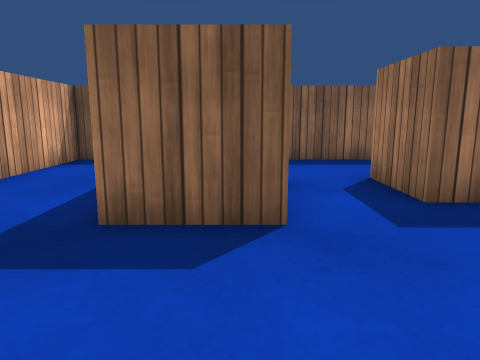
view 1 (above)

16 first-person views from a walk through a scene from a Unity 3-D project. The camera is 0.55 m above the floor, tilts 10° down and sees 70° across. The floor is counted in squares, 0.5 m on a side. Each view is taken from the middle of a square. On the plan, view 1 faces up. The plan holds only what a view shows up to about 13 squares ahead; the rest is blank. The player character is not drawn. Surface patterns are stand-ins for the level's own textures.

view 2
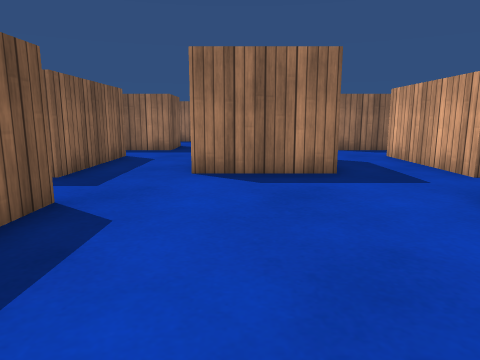

view 3
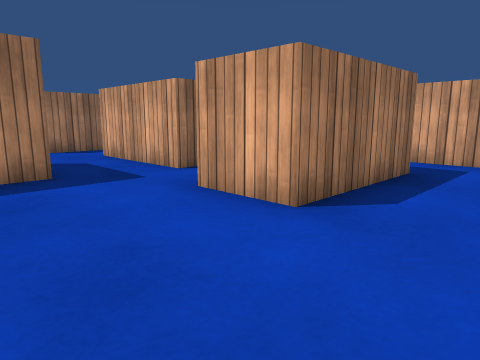

view 4
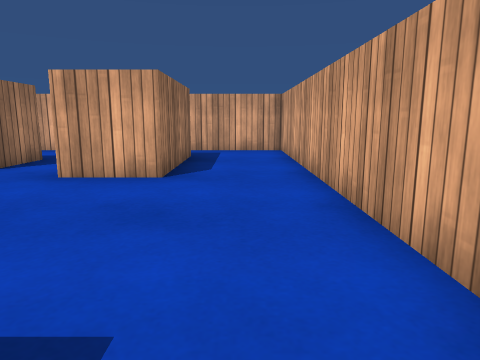

view 5
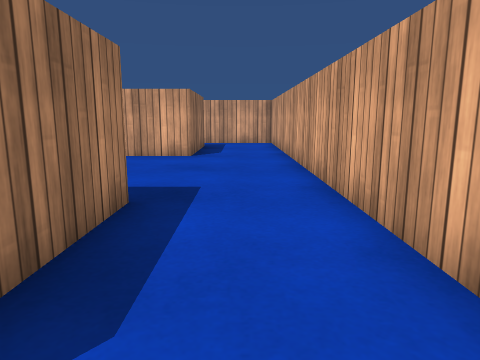

view 6
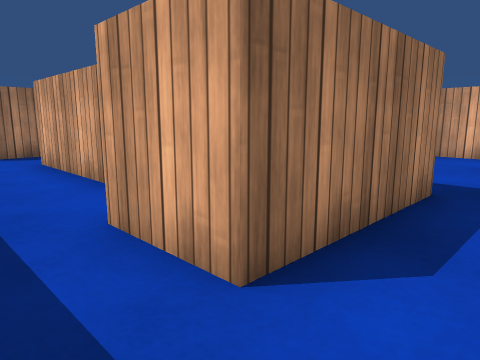

view 7
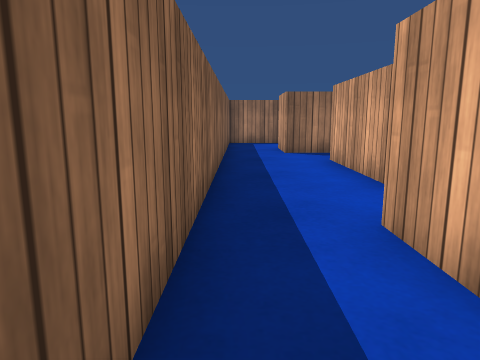

view 8
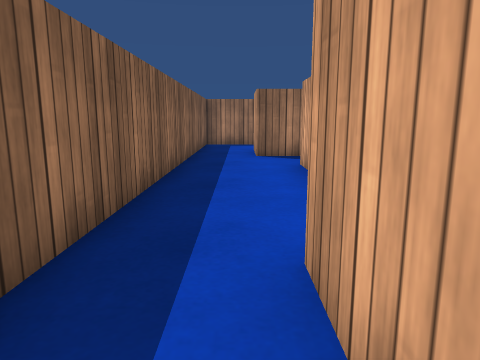

view 9
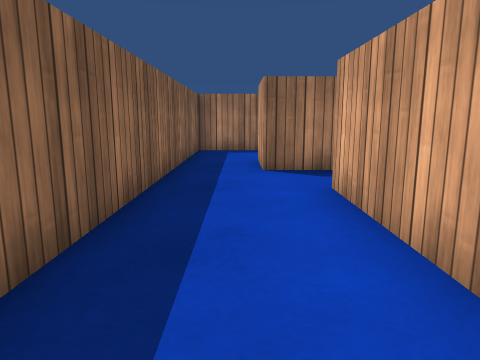

view 10
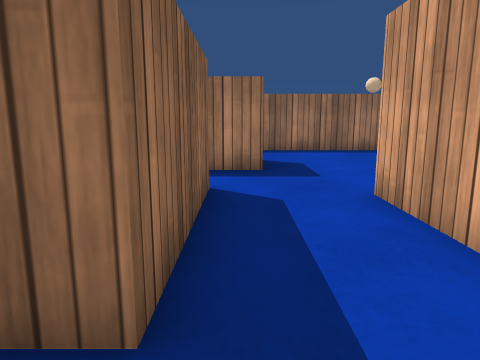

view 11
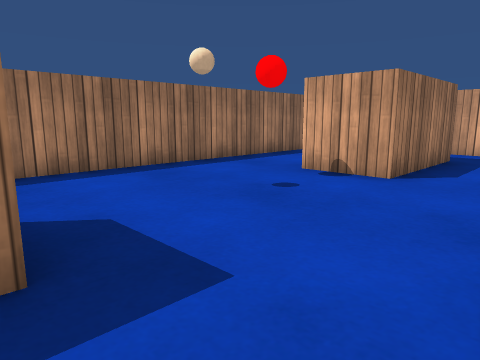

view 12
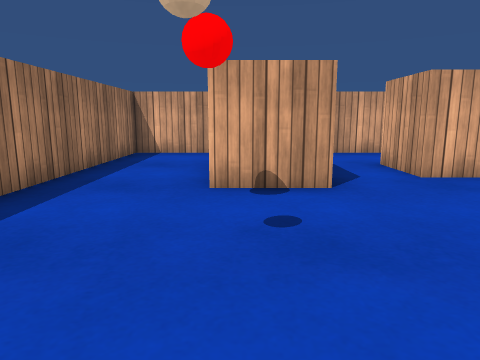

view 13
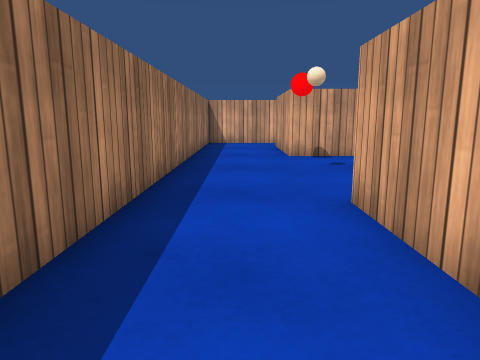

view 14
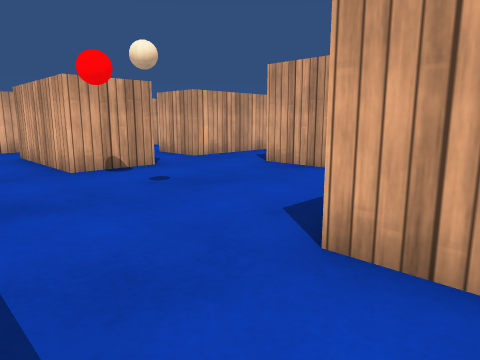

view 15
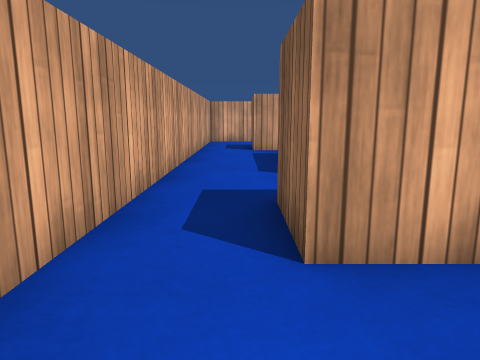

view 16
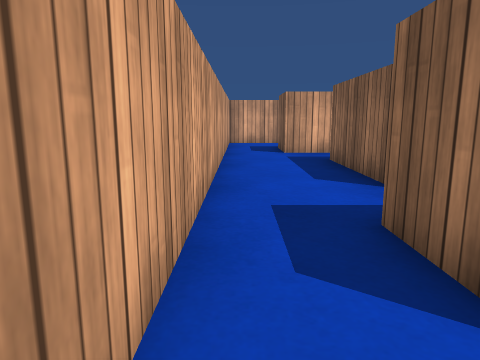

### Floor plan
Ten units are one square. View 1 is at (0, 0); x grows to the right and y downward. Boxes are objects, and circles mark ways between rooms. Rooms are numbered by the first view taken in them; rooms with no view inside come last. Other rooms are left out.
<svg viewBox="-50 -100 190 190">
<path fill="none" stroke="#000" d="M30 11 30 -20M6 -35 -15 -35 -15 -75 5 -75M36 -20 60 -20M25 55 25 35 65 35 65 55M5 65 -11 65M-15 66 -15 25 5 25M65 -45 25 -45 25 -65M85 -35 85 -65M6 -95 -24 -95M85 55 85 25 95 25M-40 -95 -45 -95 -45 85 5 85M25 -65 65 -65M85 -65 85 -75 105 -75M105 -95 6 -95M91 -35 85 -35M95 25 105 25 105 65M60 -9 60 10M105 -60 105 -35M105 85 135 85 135 -95 105 -95M65 55 25 55M5 85 105 85M5 49 5 65M105 65 85 65 85 55"/>
<circle cx="-5" cy="-85" r="3" fill="#2a7"/>
<circle cx="15" cy="-55" r="3" fill="#2a7"/>
<circle cx="75" cy="-55" r="3" fill="#2a7"/>
<circle cx="75" cy="-35" r="3" fill="#2a7"/>
<circle cx="80" cy="20" r="3" fill="#2a7"/>
<circle cx="-5" cy="75" r="3" fill="#2a7"/>
<circle cx="15" cy="45" r="3" fill="#2a7"/>
<circle cx="75" cy="45" r="3" fill="#2a7"/>
<circle cx="95" cy="-85" r="3" fill="#2a7"/>
<circle cx="95" cy="75" r="3" fill="#2a7"/>
<text x="0" y="0">1</text>
<text x="50" y="-80">2</text>
<text x="110" y="-10">3</text>
<text x="50" y="70">4</text>
</svg>
Room 1 opens to room 2. Room 1 opens to room 3. Room 1 opens to room 4. Room 2 opens to room 3. Room 3 opens to room 4.

Where each view was taken, in squares from view 1:
view 1: 0 up, 0 right, facing up
view 2: 1 up, 4 left, facing right
view 3: 1 up, 4 left, facing down-right
view 4: 4 up, 3 left, facing down
view 5: 8 up, 3 left, facing down
view 6: 9 up, 3 left, facing down-right
view 7: 9 up, 3 left, facing right
view 8: 8 up, 2 left, facing right
view 9: 8 up, 1 right, facing right
view 10: 4 up, 1 right, facing right
view 11: 4 up, 6 right, facing down-right
view 12: 3 up, 10 right, facing down
view 13: 8 up, 12 right, facing down
view 14: 5 up, 13 right, facing down-left
view 15: 7 down, 13 right, facing left
view 16: 8 down, 12 right, facing left
